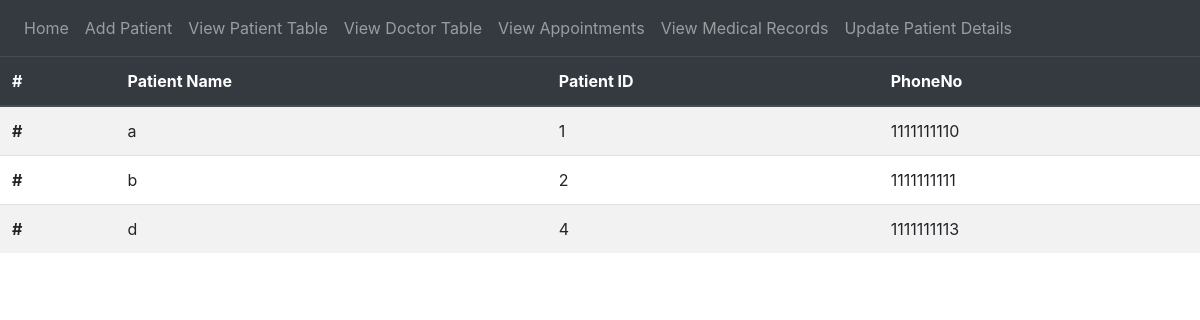
The app's page /patientTable, older data.
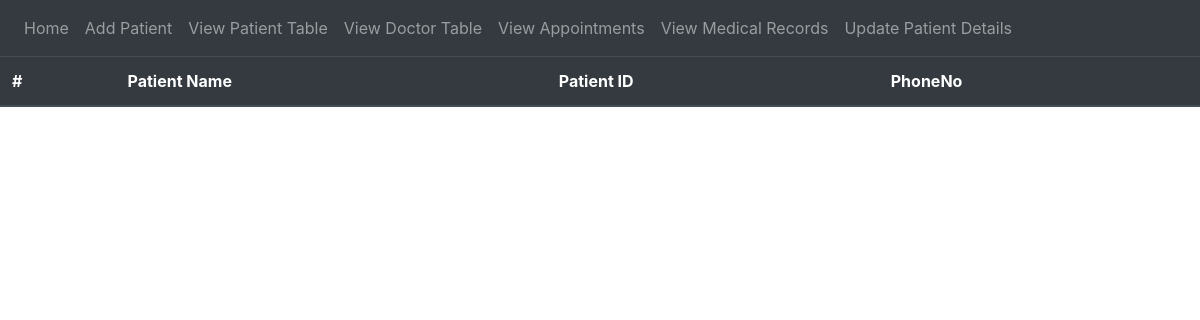
The same page, newer data.
### tables this page shows
CREATE TABLE PATIENT (
            Name VARCHAR(255) NOT NULL,
            ID INTEGER PRIMARY KEY,
            PhoneNo INT NOT NULL UNIQUE
        );

### website/views.py (the view)
@views.route('/patientTable')
def patientTable():
    conn = sql.connect("hospital.db")
    conn.row_factory = sql.Row
    cur = conn.cursor()
    cur.execute("""DROP VIEW IF EXISTS PATIENT_VIEW""")
    pat_view = """ CREATE VIEW PATIENT_VIEW AS SELECT * FROM PATIENT;"""
    cur.execute(pat_view)
    cur.execute("Select * from PATIENT_VIEW")
    rows = cur.fetchall()
    return render_template("patientTable.html", rows = rows)

### website/templates/patientTable.html (shortened to what this page needs)
{% extends "base.html" %}
{% block content %}
<table class="table table-striped">
    <thead class = "thead-dark">
        <tr>
            <th scope = "col">#</th>
            <th scope = "col">Patient Name</th>
            <th scope = "col">Patient ID</th>
            <th scope = "col">PhoneNo</th>
        </tr>
    </thead>
    <tbody>
    {% for row in rows %}
        <tr>
            <th scope = "row">#</th>
            <td>{{row['Name']}}</td>
            <td>{{row['ID']}}</td>
            <td>{{row['PhoneNo']}}</td>
        </tr>
    {% endfor %}
    </tbody>
</table>
{% endblock %}

Row changes from the older to the newer data that the page shows:
removed PATIENT: Name "a", ID "1", PhoneNo "1111111110"
removed PATIENT: Name "b", ID "2", PhoneNo "1111111111"
removed PATIENT: Name "d", ID "4", PhoneNo "1111111113"
